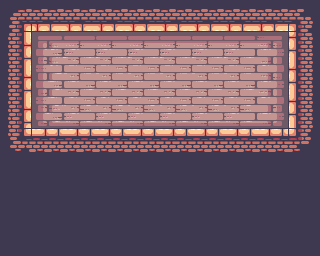

This game map was drawn from its Tiled (.tmx) file and the tilesets committed beside it. A one-line description and the full map source follow:
An orthogonal 10x8 tile map with 32x32 px tiles, 1 tile layer (prefs_bg), 2 tilesets and 95 objects.

<map version="1.4" tiledversion="1.4.3" orientation="orthogonal" renderorder="right-down" width="10" height="8" tilewidth="32" tileheight="32" infinite="0" nextlayerid="3" nextobjectid="299">
 <tileset firstgid="1" source="../tilesets/levels_castle_tiles.tsx" />
 <tileset firstgid="97" source="../tilesets/common_hud_ui.tsx" />
 <layer id="1" name="prefs_bg" width="10" height="8" locked="1">
  <data encoding="csv">
5,26,26,26,26,26,26,26,26,6,
15,49,50,50,50,50,50,50,51,13,
15,61,62,62,62,62,62,62,63,13,
15,73,74,74,74,74,74,74,75,13,
17,2,2,2,2,2,2,2,2,18,
14,14,14,14,14,14,14,14,14,14,
14,14,14,14,14,14,14,14,14,14,
14,14,14,14,14,14,14,14,14,14
</data>
 </layer>
 <objectgroup id="2" name="prefs_mood" locked="1">
  <object id="166" gid="117" x="8" y="157" width="16" height="16" />
  <object id="167" gid="177" x="8" y="189" width="16" height="16" />
  <object id="168" gid="132" x="8" y="205" width="16" height="16" />
  <object id="171" gid="147" x="8" y="221" width="16" height="16" />
  <object id="172" gid="149" x="296" y="221" width="16" height="16" />
  <object id="175" gid="134" x="296" y="205" width="16" height="16" />
  <object id="176" gid="179" x="296" y="189" width="16" height="16" />
  <object id="177" gid="119" x="296" y="157" width="16" height="16" />
  <object id="178" gid="118" x="280" y="157" width="16" height="16" />
  <object id="179" gid="140" x="280" y="189" width="16" height="16" />
  <object id="180" gid="140" x="280" y="205" width="16" height="16" />
  <object id="183" gid="196" x="280" y="221" width="16" height="16" />
  <object id="184" gid="166" x="264" y="157" width="16" height="16" />
  <object id="185" gid="182" x="264" y="189" width="16" height="16" />
  <object id="186" gid="140" x="264" y="205" width="16" height="16" />
  <object id="189" gid="148" x="264" y="221" width="16" height="16" />
  <object id="190" gid="118" x="248" y="157" width="16" height="16" />
  <object id="191" gid="140" x="248" y="189" width="16" height="16" />
  <object id="192" gid="140" x="248" y="205" width="16" height="16" />
  <object id="195" gid="196" x="248" y="221" width="16" height="16" />
  <object id="196" gid="125" x="232" y="157" width="16" height="16" />
  <object id="197" gid="133" x="232" y="189" width="16" height="16" />
  <object id="198" gid="181" x="232" y="205" width="16" height="16" />
  <object id="201" gid="197" x="232" y="221" width="16" height="16" />
  <object id="202" gid="167" x="216" y="157" width="16" height="16" />
  <object id="203" gid="140" x="216" y="189" width="16" height="16" />
  <object id="204" gid="140" x="216" y="205" width="16" height="16" />
  <object id="207" gid="196" x="216" y="221" width="16" height="16" />
  <object id="208" gid="167" x="200" y="157" width="16" height="16" />
  <object id="209" gid="137" x="200" y="189" width="16" height="16" />
  <object id="210" gid="140" x="200" y="205" width="16" height="16" />
  <object id="213" gid="196" x="200" y="221" width="16" height="16" />
  <object id="214" gid="167" x="184" y="157" width="16" height="16" />
  <object id="215" gid="140" x="184" y="189" width="16" height="16" />
  <object id="216" gid="140" x="184" y="205" width="16" height="16" />
  <object id="219" gid="197" x="184" y="221" width="16" height="16" />
  <object id="220" gid="166" x="168" y="157" width="16" height="16" />
  <object id="221" gid="140" x="168" y="189" width="16" height="16" />
  <object id="222" gid="140" x="168" y="205" width="16" height="16" />
  <object id="225" gid="196" x="168" y="221" width="16" height="16" />
  <object id="226" gid="167" x="152" y="157" width="16" height="16" />
  <object id="227" gid="140" x="152" y="189" width="16" height="16" />
  <object id="228" gid="140" x="152" y="205" width="16" height="16" />
  <object id="231" gid="196" x="152" y="221" width="16" height="16" />
  <object id="232" gid="166" x="136" y="157" width="16" height="16" />
  <object id="233" gid="140" x="136" y="189" width="16" height="16" />
  <object id="234" gid="137" x="136" y="205" width="16" height="16" />
  <object id="237" gid="196" x="136" y="221" width="16" height="16" />
  <object id="238" gid="167" x="120" y="157" width="16" height="16" />
  <object id="239" gid="140" x="120" y="189" width="16" height="16" />
  <object id="240" gid="140" x="120" y="205" width="16" height="16" />
  <object id="243" gid="197" x="120" y="221" width="16" height="16" />
  <object id="244" gid="167" x="104" y="157" width="16" height="16" />
  <object id="245" gid="182" x="104" y="189" width="16" height="16" />
  <object id="246" gid="140" x="104" y="205" width="16" height="16" />
  <object id="249" gid="196" x="104" y="221" width="16" height="16" />
  <object id="250" gid="166" x="88" y="157" width="16" height="16" />
  <object id="251" gid="140" x="88" y="189" width="16" height="16" />
  <object id="252" gid="140" x="88" y="205" width="16" height="16" />
  <object id="255" gid="148" x="88" y="221" width="16" height="16" />
  <object id="256" gid="167" x="72" y="157" width="16" height="16" />
  <object id="257" gid="140" x="72" y="189" width="16" height="16" />
  <object id="258" gid="182" x="72" y="205" width="16" height="16" />
  <object id="261" gid="148" x="72" y="221" width="16" height="16" />
  <object id="262" gid="118" x="56" y="157" width="16" height="16" />
  <object id="263" gid="140" x="56" y="189" width="16" height="16" />
  <object id="264" gid="140" x="56" y="205" width="16" height="16" />
  <object id="267" gid="196" x="56" y="221" width="16" height="16" />
  <object id="268" gid="125" x="40" y="157" width="16" height="16" />
  <object id="269" gid="181" x="40" y="189" width="16" height="16" />
  <object id="270" gid="136" x="40" y="205" width="16" height="16" />
  <object id="273" gid="148" x="40" y="221" width="16" height="16" />
  <object id="274" gid="167" x="24" y="157" width="16" height="16" />
  <object id="275" gid="140" x="24" y="189" width="16" height="16" />
  <object id="276" gid="140" x="24" y="205" width="16" height="16" />
  <object id="279" gid="196" x="24" y="221" width="16" height="16" />
  <object id="280" gid="132" x="8" y="173" width="16" height="16" />
  <object id="281" gid="134" x="296" y="173" width="16" height="16" />
  <object id="282" gid="140" x="280" y="173" width="16" height="16" />
  <object id="283" gid="181" x="264" y="173" width="16" height="16" />
  <object id="284" gid="140" x="248" y="173" width="16" height="16" />
  <object id="285" gid="140" x="232" y="173" width="16" height="16" />
  <object id="286" gid="140" x="216" y="173" width="16" height="16" />
  <object id="287" gid="140" x="200" y="173" width="16" height="16" />
  <object id="288" gid="140" x="184" y="173" width="16" height="16" />
  <object id="289" gid="136" x="168" y="173" width="16" height="16" />
  <object id="290" gid="140" x="152" y="173" width="16" height="16" />
  <object id="291" gid="181" x="136" y="173" width="16" height="16" />
  <object id="292" gid="140" x="120" y="173" width="16" height="16" />
  <object id="293" gid="140" x="104" y="173" width="16" height="16" />
  <object id="294" gid="140" x="88" y="173" width="16" height="16" />
  <object id="295" gid="133" x="72" y="173" width="16" height="16" />
  <object id="296" gid="140" x="56" y="173" width="16" height="16" />
  <object id="297" gid="140" x="40" y="173" width="16" height="16" />
  <object id="298" gid="140" x="24" y="173" width="16" height="16" />
 </objectgroup>
</map>
